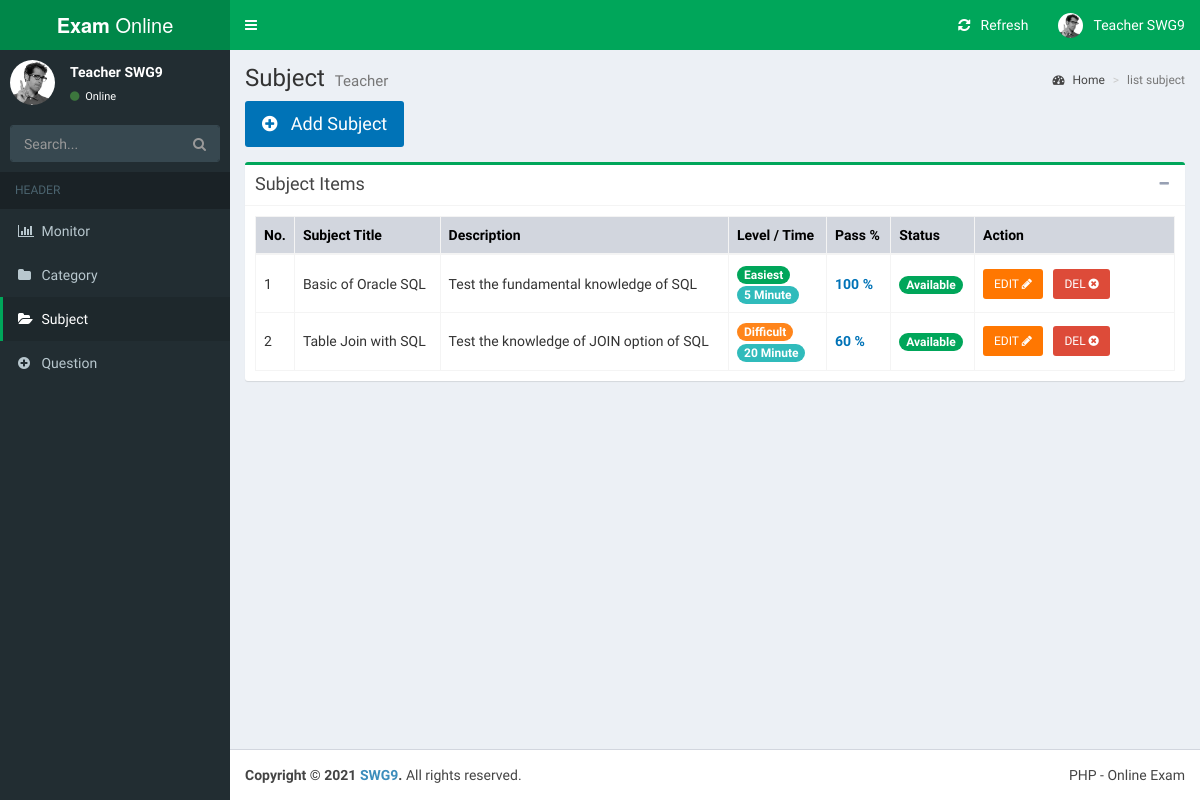
The page /teacher/subject.php (signed in) on the database as committed earlier.
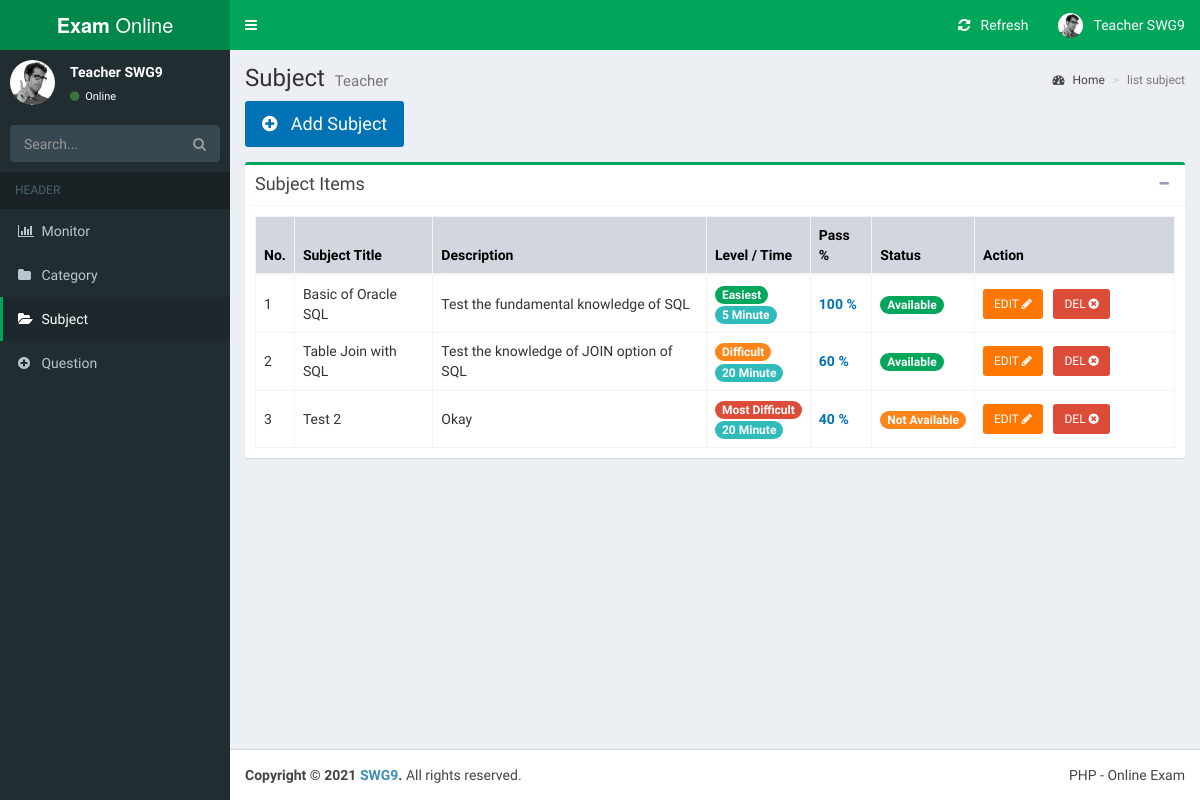
The same page on the database as committed later.
### tables this page shows
CREATE TABLE `tb_subjects` (
                               `sub_id` int(11) NOT NULL,
                               `title` text NOT NULL,
                               `description` text,
                               `level` int(3) NOT NULL,
                               `give_minute` int(5) NOT NULL,
                               `pass_percent` int(11) NOT NULL,
                               `use_count` int(2) NOT NULL,
                               `status` tinyint(4) NOT NULL,
                               `created_at` timestamp NOT NULL DEFAULT CURRENT_TIMESTAMP,
                               `updated_at` timestamp NOT NULL DEFAULT CURRENT_TIMESTAMP,
                               `cat_id` int(11) NOT NULL,
                               `teacher_id` int(11) NOT NULL
);

### teacher/subject.php (the view, shortened to what the changed rows need)
<?php
include_once '../process/connector.php';
$user_id = $_SESSION['user_id'];
?>
<!DOCTYPE html>
<html>
<head>
    <link rel="stylesheet" href="../assets/plugins/bootstrap/dist/css/bootstrap.min.css">
    <link rel="stylesheet" href="../assets/plugins/font-awesome/css/font-awesome.min.css">
    <link rel="stylesheet" href="../assets/plugins/Ionicons/css/ionicons.min.css">
    <link rel="stylesheet" href="../assets/css/AdminLTE.min.css">
    <link rel="stylesheet" href="../assets/css/skins/skin-green.min.css">
    <link rel="stylesheet" href="../assets/css/exam.css">
</head>
<body class="hold-transition skin-green fixed sidebar-mini">
<div class="wrapper">
    <div class="content-wrapper">
        <section class="content-header">
            <h1>
                Subject
                <small>Teacher</small>
            </h1>
        </section>
        <section class="content container-fluid">
            <div class="box box-success">
                <div class="box-body">
                    <table class="table no-margin table-bordered table-hover">
                        <thead>
                        <tr class="bg-gray">
                            <th style="width: 10px">No.</th>
                            <th>Subject Title</th>
                            <th>Description</th>
                            <th>Level / Time</th>
                            <th>Pass %</th>
                            <th>Status</th>
                            <th style="width: 200px">Action</th>
                        </tr>
                        </thead>
                        <tbody>
                            <?php
                            $sql = "SELECT * FROM `tb_subjects` WHERE `teacher_id`=$user_id";
                            $result = mysqli_query($link, $sql);
                            $no = 0;
                            while ($row = mysqli_fetch_assoc($result)) {
                                ?>
                                <tr>
                                    <td><?=@++$no?></td>
                                    <td><?=htmlspecialchars($row['title'])?></td>
                                    <td><?=htmlspecialchars($row['description'])?></td>
                                    <td>
                                        <?php
                                        if ($row['level'] == 1) {
                                            echo "<span class=\"text-center badge bg-green\">Easiest</span>";
                                        } else if ($row['level'] == 2) {
                                            echo "<span class=\"text-center badge bg-blue\">Normal</span>";
                                        } else if ($row['level'] == 3) {
                                            echo "<span class=\"text-center badge bg-orange\">Difficult</span>";
                                        } else {
                                            echo "<span class=\"text-center badge bg-red\">Most Difficult</span>";
                                        }
                                        ?>
                                        <br/>
                                        <span class="text-center badge bg-teal-active">
                                        <?= htmlspecialchars($row['give_minute']) ?> Minute
                                    </td>
                                    <td>
                                        <span class='text-blue text-bold'><?= htmlspecialchars($row['pass_percent']) ?> %</span>
                                    </td>
                                    <td>
                                        <?php
                                        if ($row['status'] == 1) {
                                            echo "<span class=\"text-center badge bg-green\">Available</span>";
                                        } else {
                                            echo "<span class=\"text-center badge bg-orange\">Not Available</span>";
                                        }
                                        ?>
                                    </td>
                                    <td>
                                        <form action="<?php echo $_SERVER['PHP_SELF']; ?>" method="POST">
                                            <a href="edit-subject.php?sub_id=<?= htmlspecialchars($row['sub_id']) ?>"
                                               class="btn btn-sm bg-orange-active">EDIT <i
                                                        class="fa fa-pencil"></i></a> &nbsp;
                                            <button type="button"
                                                    data-toggle="modal"
                                                    data-target="#deleteItem"
                                                    data-s-id="<?= htmlspecialchars($row['sub_id']) ?>"
                                                    class="btn bg-red btn-sm show-btn-del">DEL <i
                                                        class="fa fa-times-circle"></i>
                                            </button>
                                        </form>
                                    </td>
                                </tr>
                                <?php
                            }
                            ?>
                        </tbody>
                    </table>
                </div>
            </div>
        </section>
    </div>
</div>
</body>
</html>

Rows that differ between the two databases and show on the page:
added tb_subjects: no "3", title "Test 2", description "Okay", level "Most Difficult", give_minute "20", pass_percent "40", status "Not Available"
